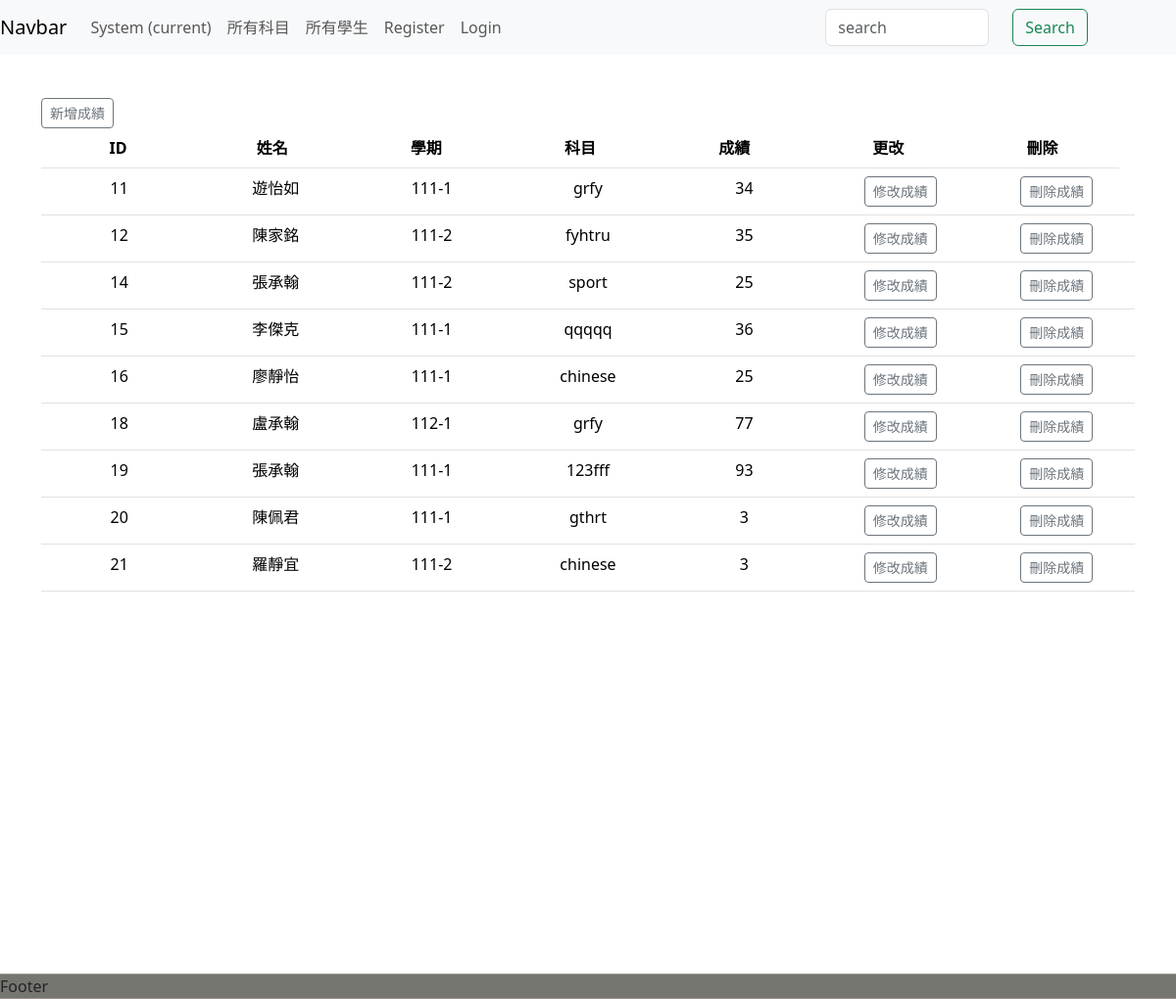
Before: /app/grades/ with the older database file.
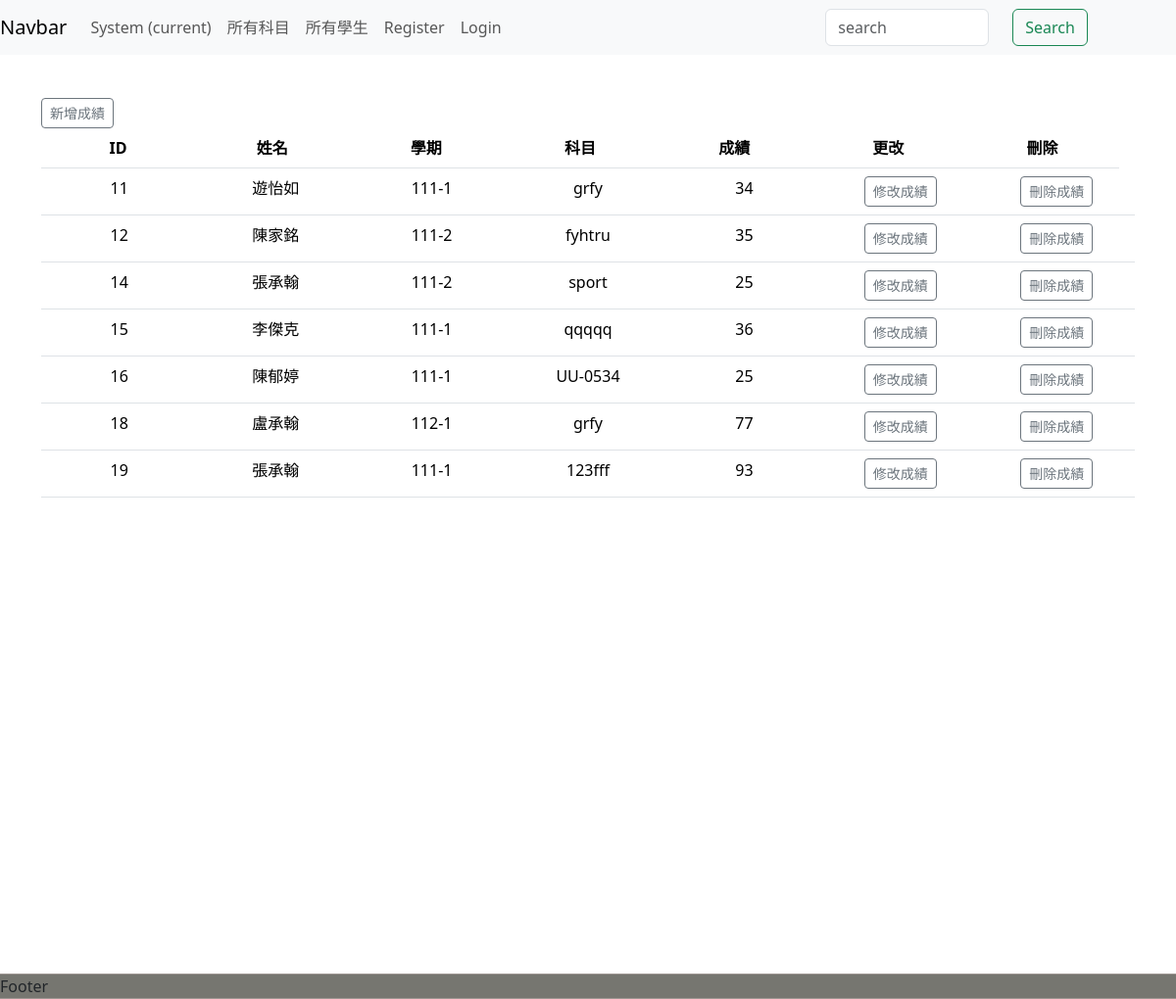
After: the same page with the newer database file.
### app/models.py (models this page shows, shortened)
class Grade(models.Model):
    student = models.ForeignKey(verbose_name="學生", to=Student, on_delete=models.CASCADE, blank=False, null=False,db_constraint=False)
    semester = models.CharField(max_length=6, validators=[semesterRule])
    subject = models.ForeignKey(verbose_name="科目", to=Subject, on_delete=models.CASCADE, blank=False, null=False,db_constraint=False)
    grade = models.IntegerField(
        verbose_name="成績",
        validators=[MaxValueValidator(100), MinValueValidator(0)],
        blank=True,
        null=True
    )
    class Meta:
        verbose_name = "成績"
        verbose_name_plural = "成績"
        unique_together = ["student", "semester", "subject"]
        permissions = (
            ('readGrade', 'readGrade'), #(attribure,解釋)
            ('createGrade', 'createGrade'),
            ('updateGrade', 'updateGrade'),
            ('deleteGrade', 'deleteGrade'),
        )

class Student(models.Model):
    name = models.CharField(verbose_name="名字",max_length=30,blank=False,null=False)
    phoneNumber = models.CharField(verbose_name="手機",max_length=15, blank=False,validators=[phoneNumberRule], unique=True)
    email =models.CharField(max_length=50,blank=False,validators=[emailRule])
    gender = models.IntegerField(choices=((0, "男"), (1, "女"),(2,"未知")), default=2, verbose_name="性別")
    def __str__(self):
        return f"{self.name}"
    class Meta:
        ordering = ['id'] #['-id']
        verbose_name = "學生"
        verbose_name_plural = verbose_name

class Subject(models.Model):
    subjectName = models.CharField(max_length=30,unique=True,verbose_name ="科目名稱")
    def __str__(self):
        return f"{self.subjectName}"
    class Meta:
        verbose_name = "科目"
        verbose_name_plural = "科目"

### app/views.py (the view)
# urls.py: path("grades/", views.ListGradeView.as_view(), name="listGrades"),
class ListGradeView(ListView):
    model = Grade
    template_name = 'app/Grade.html'
    context_object_name = "grades"

### app/templates/app/Grade.html (shortened to what this page needs)
{% extends "app/Base.html" %}
{% load static %}
{% block content %}
     <a href="{% url 'app:createGrade' %}" class="btn btn-outline-secondary btn-sm">新增成績</a>
    <div class="table-container">
    <table class="table">
    <thead>
        <tr>
        <th scope="col">ID</th>
        <th scope="col">姓名</th>
        <th scope="col">學期</th>
        <th scope="col">科目</th>
        <th scope="col">成績</th>
        <th scope="col">更改</th>
        <th scope="col">刪除</th>
        </tr>
    </thead>
    <tbody>
        {% for grade in grades %}
            <tr>
                <td scope="col">{{ grade.id }}</td>
                <td scope="col">{{ grade.student }}</td>
                <td scope="col">{{ grade.semester }}</td>
                <td scope="col">{{ grade.subject }}</td>
                <td scope="col">{{ grade.grade }}</td>
                <td scope="col"><a href="{% url 'app:updateGrades' pk=grade.pk %}"><button class="btn btn-outline-secondary btn-sm update-grade-btn">
                    修改成績</button></a></td>
                <td scope="col"><a href="{% url 'app:deleteGrades' pk=grade.pk %}"><button class="btn btn-outline-secondary btn-sm delete-grade-btn">
                    刪除成績
                </button></a></td>
            </tr>
        {% endfor %}
    </tbody>
    </table>
    </div>
{% endblock %}

### app/templates/app/Base.html (shortened to what this page needs)
<!DOCTYPE html>
<head>
  <link href="https://cdn.jsdelivr.net/npm/bootstrap@5.3.2/dist/css/bootstrap.min.css" rel="stylesheet"
 />
    <link rel="stylesheet" href="//code.jquery.com/ui/1.13.1/themes/base/jquery-ui.css">
    {% load static %}
    <link rel="stylesheet" href="{% static 'css/default.css' %}">
</head>
<body>
    <header>
        {% include "app/Navbar.html" %}
    </header>
    <div class="container">
        {% block content %}{% endblock %}
    </div>
    <footer class="footer">
        Footer
    </footer>
</body>

### app/templates/app/Navbar.html (shortened to what this page needs)
{% load static %}
<nav class="navbar navbar-expand-lg navbar-light bg-light" id="nav">
    <a class="navbar-brand" href="{% url "home" %}">Navbar</a>
    <div class="collapse navbar-collapse" id="navbarSupportedContent">
        <ul class="navbar-nav mr-auto">
            <li class="nav-item active">
                <a class="nav-link" href="{% url "app:index" %}"> System <span class="sr-only">(current)</span></a>
            </li>
            <li><a href="{% url 'app:listSubjects' %}" class="nav-link">所有科目</a></li>
            <li><a href="{% url 'app:listStudents' %}" class="nav-link">所有學生</a></li>
            <li class="has-children">
                {% if user.is_authenticated %}
                <a class="nav-link" href="{% url 'home' %}">Hi {{ user.username }}</a>
                {% comment %} {% if user.is_superuser %}
            <li class="nav-item">
                <a class="nav-link" href="{% url 'admin_approval' %}">Admin</a>
            </li>
            {%endif %} {% endcomment %}
            <li class="nav-item">
                <a class="nav-link" href="{% url 'authen:logout' %}">Logout</a>
            </li>
            {% else %}
            <li class="nav-item">
                <a class="nav-link" href="{% url 'authen:register' %}">Register</a>
            </li>
            <li class="nav-item">
                <a class="nav-link" href="{% url 'authen:login' %}">Login</a>
            </li>
            {% endif %}
        </ul>
    </div>
    <form id="searchform" class="form-inline my-2 my-lg-0" action="{% url 'app:searchComplete' %}" method="GET">
        <div class="row">
            <div class="col">
                <input class="form-control mr-sm-1" name="search" type="text" placeholder="search" id="search" />
            </div>
            <div class="col">
                <button class="btn btn-outline-success my-2 my-sm-0" type="submit">
                    Search
                </button>
            </div>
        </div>
    </form>
</nav>

### app/static/css/default.css (style rules this page uses)
* { margin: 0; padding: 0; }
html, body { height: 100%; overflow: hidden; }
.navbar { position: fixed; top: 0; width: 100%; z-index: 4; }
.container { padding-top: 100px; margin: 0 auto; position:relative; min-height: 1000px; margin-bottom: 20px; }
.footer { width:120%; border-top:1px solid #9F9793; border-bottom:1px solid #9F9793; background-color:#767670; position: fixed; bottom: 0; }
table { border-spacing: 0; border-collapse: collapse; text-align: center; width: 100%; }
table tbody { display: block; height: 600px; overflow-y: scroll; overflow-x: hidden; }
table thead, tbody tr { display: table; width: 100%; table-layout: fixed; }
table thead { width: calc( 100% - 1em) }
table thead th { background: #ccc; }
td, th { box-sizing: border-box; overflow: hidden; white-space: nowrap; text-overflow: ellipsis; height: 30px; }
table tbody { scrollbar-width: none; -ms-overflow-style: none; }

Changed rows visible on the page:
removed Grade: id "20", student "陳佩君", semester "111-1", subject "gthrt", grade "3"
removed Grade: id "21", student "羅靜宜", semester "111-2", subject "chinese", grade "3"
changed Grade id 16: student "廖靜怡" → "陳郁婷"; subject "chinese" → "UU-0534"
